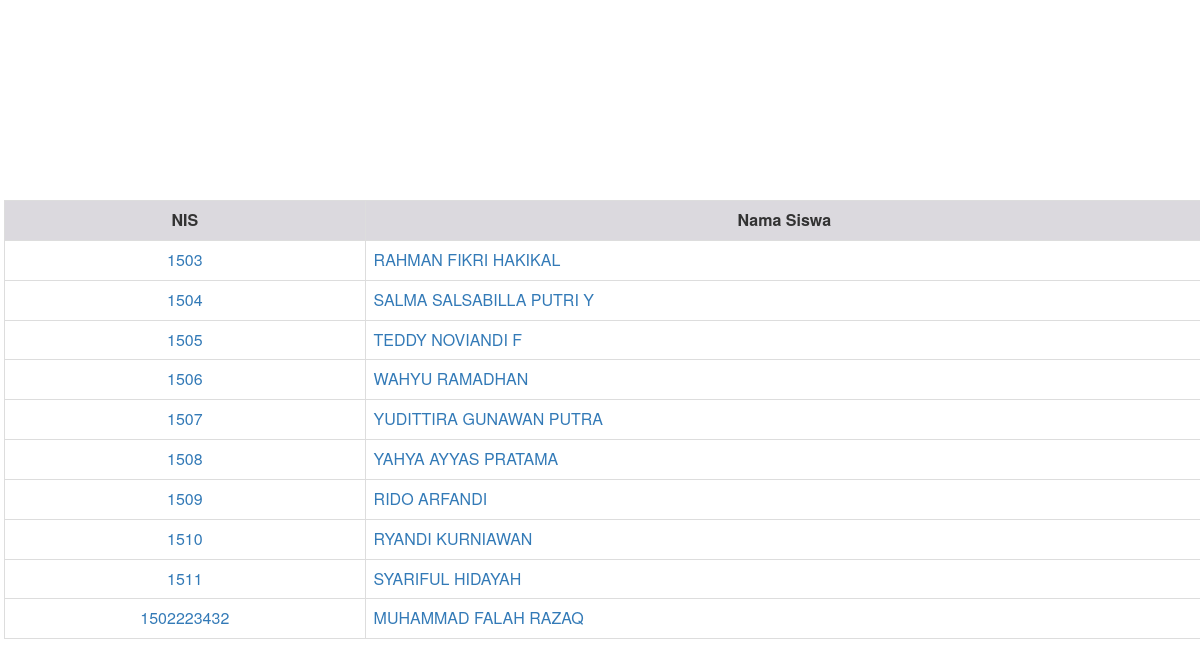
Page /admin/unit/p_nis.php on the committed database.
### tables this page shows
CREATE TABLE IF NOT EXISTS `t_siswa` (
  `id_nis` int(11) NOT NULL,
  `namas` varchar(100) NOT NULL,
  `jk` enum('Laki-Laki','Perempuan') NOT NULL,
  `tgl_lahir` date NOT NULL,
  `alamat` text NOT NULL,
  `no_ortu` varchar(50) NOT NULL,
  `kd_siswa` int(11) NOT NULL AUTO_INCREMENT,
  PRIMARY KEY (`kd_siswa`)
);

### admin/unit/p_nis.php (the view, shortened to what this page needs)
    <link href="css/bootstrap.css" rel="stylesheet" />
	<body style="
    background-color: #fff;
">
<div id="content2" style="overflow: scroll; margin-top: 0px;">
<table class="table table-bordered" border='1' align='center' width='400' class="scroll" style="margin: auto; margin-left: 4px; margin-top: 0px;">
        <tr style="background-color:#dbd9de;">
	<th><center>NIS</center></th>
	<th><center>Nama Siswa</center></th>
	</tr>
<?php
 $mysqli= mysqli_connect("localhost","root","","db_siswa");
$query = "SELECT * FROM t_siswa order by id_nis ASC";
$exe = mysqli_query($mysqli, $query);
while($row = mysqli_fetch_assoc($exe)){
$b = $row['id_nis'];
$c = $row['namas'];
$d = $row['no_ortu'];
?>
<tr id="tabel1" align="center" >
<td><a href="#" style="text-decoration: none;"
onclick="window.opener.document.getElementById('id_nis').value = '<?php echo $b;?>';
	window.opener.document.getElementById('namas').value = '<?php echo $c;?>';
	window.opener.document.getElementById('no_ortu').value = '<?php echo $d;?>';
	 window.close();"><?php echo $b;?></a></td>
<td align="left"><a href="#" style="text-decoration: none;"
onclick="window.opener.document.getElementById('id_nis').value = '<?php echo $b;?>';
	window.opener.document.getElementById('namas').value = '<?php echo $c;?>';
	window.opener.document.getElementById('no_ortu').value = '<?php echo $d;?>';
	 window.close();"><?php echo $c;?></a></td>
</tr>
<?php
}
?>
</html>

### rows in the picture
t_siswa: id_nis "1503", namas "RAHMAN FIKRI HAKIKAL"
t_siswa: id_nis "1504", namas "SALMA SALSABILLA PUTRI Y"
t_siswa: id_nis "1505", namas "TEDDY NOVIANDI F"
t_siswa: id_nis "1506", namas "WAHYU RAMADHAN"
t_siswa: id_nis "1507", namas "YUDITTIRA GUNAWAN PUTRA"
t_siswa: id_nis "1508", namas "YAHYA AYYAS PRATAMA"
t_siswa: id_nis "1509", namas "RIDO ARFANDI"
t_siswa: id_nis "1510", namas "RYANDI KURNIAWAN"
t_siswa: id_nis "1511", namas "SYARIFUL HIDAYAH"
t_siswa: id_nis "1502223432", namas "MUHAMMAD FALAH RAZAQ"
